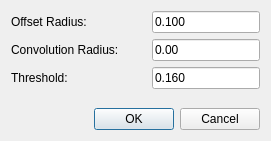
<?xml version="1.0" encoding="UTF-8"?>
<ui version="4.0">
 <class>VCMFeaturesDetectionDialog</class>
 <widget class="QDialog" name="VCMFeaturesDetectionDialog">
  <property name="geometry">
   <rect>
    <x>0</x>
    <y>0</y>
    <width>271</width>
    <height>141</height>
   </rect>
  </property>
  <property name="windowTitle">
   <string>VCM Features Estimation</string>
  </property>
  <layout class="QVBoxLayout" name="verticalLayout">
   <item>
    <layout class="QHBoxLayout" name="horizontalLayout" stretch="1,0">
     <item>
      <widget class="QLabel" name="label">
       <property name="text">
        <string>Offset Radius:</string>
       </property>
      </widget>
     </item>
     <item>
      <widget class="DoubleEdit" name="m_inputOffsetRadius">
       <property name="sizePolicy">
        <sizepolicy hsizetype="Minimum" vsizetype="Fixed">
         <horstretch>0</horstretch>
         <verstretch>0</verstretch>
        </sizepolicy>
       </property>
       <property name="text">
        <string>0.100</string>
       </property>
      </widget>
     </item>
    </layout>
   </item>
   <item>
    <layout class="QHBoxLayout" name="horizontalLayout_3" stretch="1,0">
     <item>
      <widget class="QLabel" name="label_2">
       <property name="text">
        <string>Convolution Radius:</string>
       </property>
      </widget>
     </item>
     <item>
      <widget class="DoubleEdit" name="m_inputConvolveRadius">
       <property name="sizePolicy">
        <sizepolicy hsizetype="Minimum" vsizetype="Fixed">
         <horstretch>0</horstretch>
         <verstretch>0</verstretch>
        </sizepolicy>
       </property>
       <property name="text">
        <string>0.00</string>
       </property>
      </widget>
     </item>
    </layout>
   </item>
   <item>
    <layout class="QHBoxLayout" name="horizontalLayout_2" stretch="1,0">
     <item>
      <widget class="QLabel" name="label_3">
       <property name="text">
        <string>Threshold:</string>
       </property>
      </widget>
     </item>
     <item>
      <widget class="DoubleEdit" name="m_inputFeaturesThreshold">
       <property name="sizePolicy">
        <sizepolicy hsizetype="Minimum" vsizetype="Fixed">
         <horstretch>0</horstretch>
         <verstretch>0</verstretch>
        </sizepolicy>
       </property>
       <property name="text">
        <string>0.160</string>
       </property>
      </widget>
     </item>
    </layout>
   </item>
   <item>
    <spacer name="verticalSpacer">
     <property name="orientation">
      <enum>Qt::Vertical</enum>
     </property>
     <property name="sizeHint" stdset="0">
      <size>
       <width>20</width>
       <height>40</height>
      </size>
     </property>
    </spacer>
   </item>
   <item>
    <widget class="QDialogButtonBox" name="buttonBox">
     <property name="orientation">
      <enum>Qt::Horizontal</enum>
     </property>
     <property name="standardButtons">
      <set>QDialogButtonBox::Cancel|QDialogButtonBox::Ok</set>
     </property>
    </widget>
   </item>
  </layout>
 </widget>
 <customwidgets>
  <customwidget>
   <class>DoubleEdit</class>
   <extends>QLineEdit</extends>
   <header>CGAL_double_edit.h</header>
  </customwidget>
 </customwidgets>
 <resources/>
 <connections>
  <connection>
   <sender>buttonBox</sender>
   <signal>accepted()</signal>
   <receiver>VCMFeaturesDetectionDialog</receiver>
   <slot>accept()</slot>
   <hints>
    <hint type="sourcelabel">
     <x>248</x>
     <y>254</y>
    </hint>
    <hint type="destinationlabel">
     <x>157</x>
     <y>274</y>
    </hint>
   </hints>
  </connection>
  <connection>
   <sender>buttonBox</sender>
   <signal>rejected()</signal>
   <receiver>VCMFeaturesDetectionDialog</receiver>
   <slot>reject()</slot>
   <hints>
    <hint type="sourcelabel">
     <x>316</x>
     <y>260</y>
    </hint>
    <hint type="destinationlabel">
     <x>286</x>
     <y>274</y>
    </hint>
   </hints>
  </connection>
 </connections>
</ui>
